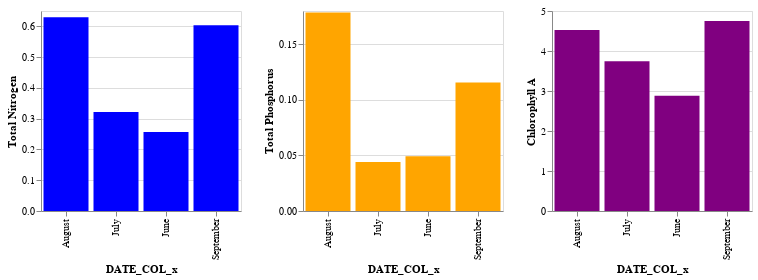

The code cell stored with this chart in its notebook:
### Markdown cell above
#### Nutrient Availability and Productivity in California, Seasonally  
Only the months of June, July, August, and September were recorded, which all fall into the season of summer. Even within these four months, though, there is a difference in availability and productivity in California coastal waters. From the plots below, we can see that in June and July, the availability is significantly lower, and in turn, the levels of chlorophyll A are lower. In August and September, however, the levels of nitrogen and phosphorus spike, and in turn, productivity increases. This makes intuitive sense because August and September are the hottest months of the year in California. We can see the gradual increase of chlorophyll A as the months get warmer and warmer.

### Code cell
n_cali | p_cali | c_cali

### Figure 1 — Vega-Lite specification as saved in the notebook (floating-point values rounded to 4 significant figures)
{"$schema": "https://vega.github.io/schema/vega-lite/v5.16.3.json", "config": {"view": {"continuousHeight": 300, "continuousWidth": 300}}, "data": {"name": "data-aade70e7b374092d94807c767e738e8e"}, "datasets": {"data-aade70e7b374092d94807c767e738e8e": [{"Chlorophyll A": 4.522, "DATE_COL_x": "August", "Total Nitrogen": 0.6294, "Total Phosphorus": 0.1787}, {"Chlorophyll A": 3.742, "DATE_COL_x": "July", "Total Nitrogen": 0.3214, "Total Phosphorus": 0.04403}, {"Chlorophyll A": 2.88, "DATE_COL_x": "June", "Total Nitrogen": 0.2567, "Total Phosphorus": 0.04919}, {"Chlorophyll A": 4.753, "DATE_COL_x": "September", "Total Nitrogen": 0.6038, "Total Phosphorus": 0.1156}]}, "hconcat": [{"encoding": {"x": {"field": "DATE_COL_x", "type": "nominal"}, "y": {"field": "Total Nitrogen", "type": "quantitative"}}, "height": 200, "mark": {"color": "blue", "type": "bar"}, "width": 200}, {"encoding": {"x": {"field": "DATE_COL_x", "type": "nominal"}, "y": {"field": "Total Phosphorus", "type": "quantitative"}}, "height": 200, "mark": {"color": "orange", "type": "bar"}, "width": 200}, {"encoding": {"x": {"field": "DATE_COL_x", "type": "nominal"}, "y": {"field": "Chlorophyll A", "type": "quantitative"}}, "height": 200, "mark": {"color": "purple", "type": "bar"}, "width": 200}]}
